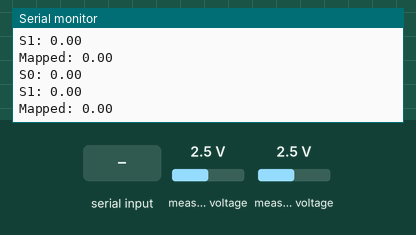
The program below on a simulated ESP32. Shown: the last lines printed to the serial monitor. Inputs (shaded band) come from the test bench; at power-on: measured voltage 2.5 V.

Above: at 1.2 s.
1.3 s: measured voltage (sensor 201) set to 1.9 V
At 2.1 s:
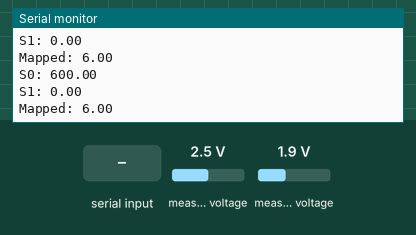
4.3 s: "0\n" received over Serial
At 4.8 s:
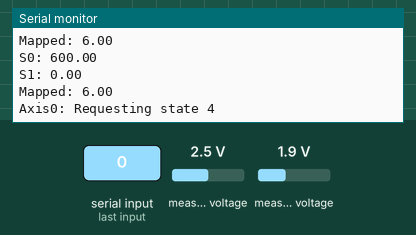

The program:

main.cpp
```cpp
#include <Arduino.h>

#include <Adafruit_ADS1X15.h>
#include <ODriveArduino.h>

// Printing with stream operator
template <class T>
inline Print &operator<<(Print &obj, T arg)
{
  obj.print(arg);
  return obj;
}
template <>
inline Print &operator<<(Print &obj, float arg)
{
  obj.print(arg, 4);
  return obj;
}

// Serial to the ODrive
HardwareSerial odrive_serial(2);

// ODrive object
ODriveArduino odrive(odrive_serial);

// Velocity
float velocity = 0.0;

// Position sensor
Adafruit_ADS1115 ads;

float positionVoltage1 = 0;
float positionVoltage2 = 0;
float positionVoltage3 = 0;

float mappedVelocity = 0;

void setup()
{
  // ADS
  if (!ads.begin())
  {
    Serial.println("Error initializing ADS");
    return;
  }

  // ODrive uses 115200 baud
  odrive_serial.begin(115200, SERIAL_8N1, 16, 17);

  // Serial to PC
  Serial.begin(115200);
  while (!Serial)
    ; // wait for Arduino Serial Monitor to open

  Serial.println("ODriveArduino");
  Serial.println("Setting parameters...");

  // In this example we set the same parameters to both motors.
  // You can of course set them different if you want.
  // See the documentation or play around in odrivetool to see the available parameters
  for (int axis = 0; axis < 2; ++axis)
  {
    odrive_serial << "w axis" << axis << ".controller.config.vel_limit " << 22000.0f << '\n';
    odrive_serial << "w axis" << axis << ".motor.config.current_lim " << 11.0f << '\n';
    // This ends up writing something like "w axis0.motor.config.current_lim 10.0\n"
  }

  Serial.println("Ready!");
  Serial.println("Send the character '0' or '1' to calibrate respective motor (you must do this before you can command movement)");
  Serial.println("Send the character 's' to exectue test move");
  Serial.println("Send the character 'b' to read bus voltage");
  Serial.println("Send the character 'p' to read motor positions in a 10s loop");
}

void loop()
{

  if (Serial.available())
  {
    char c = Serial.read();

    // Run calibration sequence
    if (c == '0' || c == '1')
    {
      int motornum = c - '0';
      int requested_state;

      requested_state = ODriveArduino::AXIS_STATE_MOTOR_CALIBRATION;
      Serial << "Axis" << c << ": Requesting state " << requested_state << '\n';
      odrive.run_state(motornum, requested_state, true);

      requested_state = ODriveArduino::AXIS_STATE_ENCODER_OFFSET_CALIBRATION;
      Serial << "Axis" << c << ": Requesting state " << requested_state << '\n';
      odrive.run_state(motornum, requested_state, true);

      requested_state = ODriveArduino::AXIS_STATE_CLOSED_LOOP_CONTROL;
      Serial << "Axis" << c << ": Requesting state " << requested_state << '\n';
      odrive.run_state(motornum, requested_state, false); // don't wait
    }

    if (c == '+')
    {
      velocity += 10;
      Serial.print("Setting velocity ");
      Serial.println(velocity);
      odrive.SetVelocity(0, velocity);
    }

    if (c == '-')
    {
      velocity -= 10;
      Serial.print("Setting velocity ");
      Serial.println(velocity);
      odrive.SetVelocity(0, velocity);
    }

    // Read bus voltage
    if (c == 'b')
    {
      odrive_serial << "r vbus_voltage\n";
      Serial << "Vbus voltage: " << odrive.readFloat() << '\n';
    }

    // print motor positions in a 10s loop
    if (c == 'p')
    {
      static const unsigned long duration = 10000;
      unsigned long start = millis();
      while (millis() - start < duration)
      {
        for (int motor = 0; motor < 2; ++motor)
        {
          odrive_serial << "r axis" << motor << ".encoder.pos_estimate\n";
          Serial << odrive.readFloat() << '\t';
        }
        Serial << '\n';
      }
    }
  }
  positionVoltage1 = ads.readADC_Differential_0_1();
  positionVoltage2 = ads.readADC_Differential_0_3();

  Serial.print("S0: ");
  Serial.println(positionVoltage1 * 0.1875F);
  Serial.print("S1: ");
  Serial.println(positionVoltage2 * 0.1875F);

  mappedVelocity = map(positionVoltage1 * 0.1875F, 0, 5000, 0, 50);

  Serial.print("Mapped: ");
  Serial.println(mappedVelocity);

  odrive.SetVelocity(0, mappedVelocity);
}
```

Measured:
- after the input at 1.3 s, the serial monitor: prints a new line at once (image 1)
- after the input at 4.3 s, the serial monitor: prints a new line at once (image 2)
